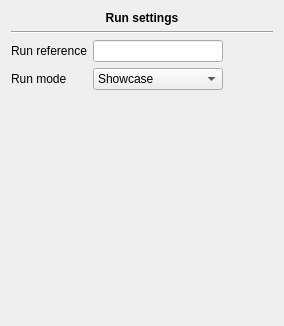
                    <widget class="QWidget" name="scrollAreaWidgetContents">
                     <property name="geometry">
                      <rect>
                       <x>0</x>
                       <y>0</y>
                       <width>284</width>
                       <height>326</height>
                      </rect>
                     </property>
                     <layout class="QVBoxLayout" name="verticalLayout">
                      <item>
                       <widget class="QLabel" name="label_13">
                        <property name="font">
                         <font>
                          <weight>75</weight>
                          <bold>true</bold>
                         </font>
                        </property>
                        <property name="text">
                         <string>Run settings</string>
                        </property>
                        <property name="alignment">
                         <set>Qt::AlignCenter</set>
                        </property>
                       </widget>
                      </item>
                      <item>
                       <widget class="Line" name="line_12">
                        <property name="orientation">
                         <enum>Qt::Horizontal</enum>
                        </property>
                       </widget>
                      </item>
                      <item>
                       <layout class="QGridLayout" name="gridLayout_5">
                        <item row="2" column="1">
                         <widget class="QLineEdit" name="lineEdit"/>
                        </item>
                        <item row="3" column="1">
                         <widget class="QComboBox" name="comboBox">
                          <item>
                           <property name="text">
                            <string>Showcase</string>
                           </property>
                          </item>
                          <item>
                           <property name="text">
                            <string>Simulation</string>
                           </property>
                          </item>
                          <item>
                           <property name="text">
                            <string>Game controller</string>
                           </property>
                          </item>
                         </widget>
                        </item>
                        <item row="3" column="0">
                         <widget class="QLabel" name="label_16">
                          <property name="text">
                           <string>Run mode</string>
                          </property>
                         </widget>
                        </item>
                        <item row="2" column="0">
                         <widget class="QLabel" name="label_15">
                          <property name="text">
                           <string>Run reference</string>
                          </property>
                         </widget>
                        </item>
                        <item row="2" column="2">
                         <spacer name="horizontalSpacer_3">
                          <property name="orientation">
                           <enum>Qt::Horizontal</enum>
                          </property>
                          <property name="sizeType">
                           <enum>QSizePolicy::Fixed</enum>
                          </property>
                          <property name="sizeHint" stdset="0">
                           <size>
                            <width>50</width>
                            <height>20</height>
                           </size>
                          </property>
                         </spacer>
                        </item>
                        <item row="5" column="1">
                         <spacer name="verticalSpacer_2">
                          <property name="orientation">
                           <enum>Qt::Vertical</enum>
                          </property>
                          <property name="sizeHint" stdset="0">
                           <size>
                            <width>20</width>
                            <height>40</height>
                           </size>
                          </property>
                         </spacer>
                        </item>
                       </layout>
                      </item>
                     </layout>
                    </widget>
